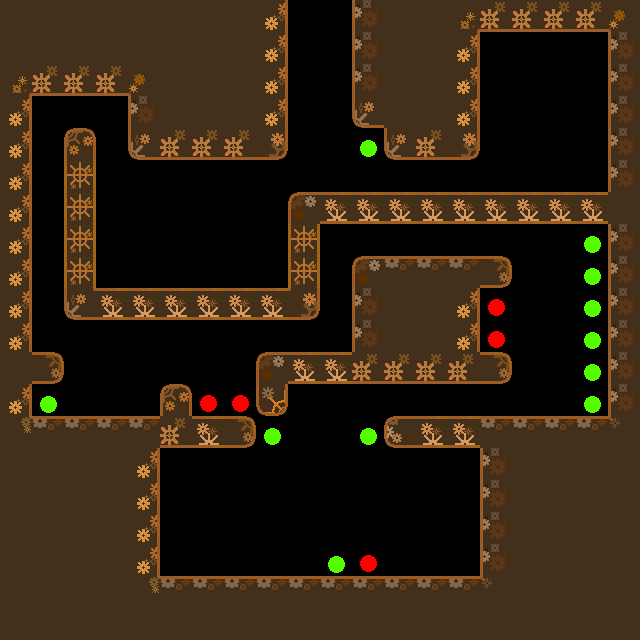

This game map was drawn from its Tiled (.tmx) file and the tilesets committed beside it. A one-line description and the full map source follow:
An orthogonal 20x20 tile map with 32x32 px tiles, 1 tile layer (Tile Layer 1).

<map version="1.10" tiledversion="1.10.2" orientation="orthogonal" renderorder="right-down" width="20" height="20" tilewidth="32" tileheight="32" infinite="0" nextlayerid="2" nextobjectid="1">
 <tileset firstgid="1" name="edited tileset" tilewidth="32" tileheight="32" tilecount="27" columns="9">
  <image source="Assets/tile set.png" width="288" height="96" />
 </tileset>
 <layer id="1" name="Tile Layer 1" width="20" height="20">
  <data encoding="csv">
11,11,11,11,11,11,11,11,12,0,0,10,11,11,16,20,20,20,20,17,
11,11,11,11,11,11,11,11,12,0,0,10,11,11,12,0,0,0,0,10,
16,20,20,20,17,11,11,11,12,0,0,10,11,11,12,0,0,0,0,10,
12,0,0,0,10,11,11,11,12,0,0,19,11,11,12,0,0,0,0,10,
12,0,15,0,19,20,20,20,21,0,0,9,19,20,21,0,0,0,0,10,
12,0,8,0,0,0,0,0,0,0,0,0,0,0,0,0,0,0,0,10,
12,0,8,0,0,0,0,0,0,1,7,7,7,7,7,7,7,7,7,11,
12,0,8,0,0,0,0,0,0,8,0,0,0,0,0,0,0,0,9,10,
12,0,8,0,0,0,0,0,0,8,0,1,2,2,2,5,0,0,9,10,
12,0,22,7,7,7,7,7,7,23,0,10,11,11,12,18,0,0,9,10,
12,0,0,0,0,0,0,0,0,0,0,10,11,11,12,18,0,0,9,10,
11,5,0,0,0,0,0,0,1,7,7,20,20,20,20,5,0,0,9,10,
12,9,0,0,0,15,18,18,24,0,0,0,0,0,0,0,0,0,9,10,
25,2,2,2,2,20,7,5,9,0,0,9,4,7,7,2,2,2,2,26,
11,11,11,11,12,0,0,0,0,0,0,0,0,0,0,10,11,11,11,11,
11,11,11,11,12,0,0,0,0,0,0,0,0,0,0,10,11,11,11,11,
11,11,11,11,12,0,0,0,0,0,0,0,0,0,0,10,11,11,11,11,
11,11,11,11,12,0,0,0,0,0,9,18,0,0,27,10,11,11,11,11,
11,11,11,11,25,2,2,2,2,2,2,2,2,2,2,26,11,11,11,11,
11,11,11,11,11,11,11,11,11,11,11,11,11,11,11,11,11,11,11,11
</data>
 </layer>
</map>
